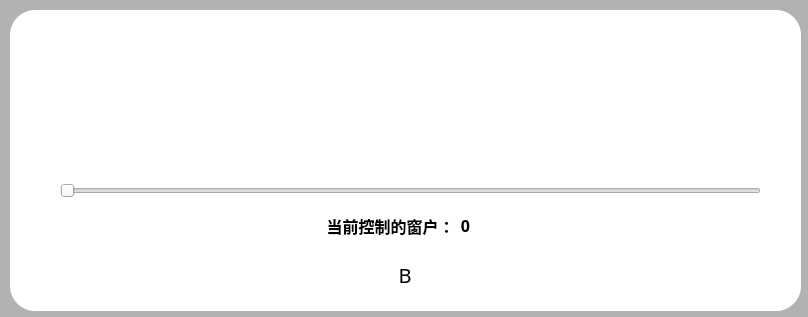
<?xml version="1.0" encoding="UTF-8"?>
<ui version="4.0">
 <class>WindowBox</class>
 <widget class="QDialog" name="WindowBox">
  <property name="geometry">
   <rect>
    <x>0</x>
    <y>0</y>
    <width>808</width>
    <height>317</height>
   </rect>
  </property>
  <property name="windowTitle">
   <string>Dialog</string>
  </property>
  <property name="styleSheet">
   <string notr="true">QDialog#WindowBox{
background-color:rgb(178,178,178,255);
	border:none;
	border-radius:25px;
}</string>
  </property>
  <widget class="QGroupBox" name="Bottom">
   <property name="geometry">
    <rect>
     <x>10</x>
     <y>10</y>
     <width>791</width>
     <height>301</height>
    </rect>
   </property>
   <property name="styleSheet">
    <string notr="true">QGroupBox#Bottom{
background-color:white;
border-radius:25px;
}</string>
   </property>
   <property name="title">
    <string/>
   </property>
   <widget class="QLabel" name="CurrentText">
    <property name="geometry">
     <rect>
      <x>440</x>
      <y>205</y>
      <width>31</width>
      <height>21</height>
     </rect>
    </property>
    <property name="font">
     <font>
      <family>Adobe 黑体 Std R</family>
      <pointsize>12</pointsize>
      <weight>75</weight>
      <bold>true</bold>
     </font>
    </property>
    <property name="text">
     <string>0</string>
    </property>
    <property name="alignment">
     <set>Qt::AlignCenter</set>
    </property>
   </widget>
   <widget class="QPushButton" name="Stop">
    <property name="geometry">
     <rect>
      <x>330</x>
      <y>30</y>
      <width>121</width>
      <height>121</height>
     </rect>
    </property>
    <property name="styleSheet">
     <string notr="true">
border-radius:8px;
background:#FFFFFF;</string>
    </property>
    <property name="text">
     <string/>
    </property>
    <property name="icon">
     <iconset resource="../other/main.qrc">
      <normaloff>:/new/Curtains/Curtains/Stop_OFF.png</normaloff>
      <normalon>:/new/Curtains/Curtains/Stop_ON.png</normalon>:/new/Curtains/Curtains/Stop_OFF.png</iconset>
    </property>
    <property name="iconSize">
     <size>
      <width>80</width>
      <height>80</height>
     </size>
    </property>
   </widget>
   <widget class="QLabel" name="label">
    <property name="geometry">
     <rect>
      <x>310</x>
      <y>205</y>
      <width>141</width>
      <height>21</height>
     </rect>
    </property>
    <property name="font">
     <font>
      <family>Adobe 黑体 Std R</family>
      <pointsize>12</pointsize>
      <weight>75</weight>
      <bold>true</bold>
     </font>
    </property>
    <property name="text">
     <string>当前控制的窗户：</string>
    </property>
    <property name="alignment">
     <set>Qt::AlignCenter</set>
    </property>
   </widget>
   <widget class="QPushButton" name="Close">
    <property name="geometry">
     <rect>
      <x>610</x>
      <y>30</y>
      <width>121</width>
      <height>121</height>
     </rect>
    </property>
    <property name="styleSheet">
     <string notr="true">
border-radius:8px;
background:#FFFFFF;</string>
    </property>
    <property name="text">
     <string/>
    </property>
    <property name="icon">
     <iconset resource="../other/main.qrc">
      <normaloff>:/new/Window/Window/Close.png</normaloff>
      <normalon>:/new/Window/Window/Close_White.png</normalon>:/new/Window/Window/Close.png</iconset>
    </property>
    <property name="iconSize">
     <size>
      <width>80</width>
      <height>80</height>
     </size>
    </property>
   </widget>
   <widget class="QPushButton" name="Open">
    <property name="geometry">
     <rect>
      <x>50</x>
      <y>30</y>
      <width>121</width>
      <height>121</height>
     </rect>
    </property>
    <property name="styleSheet">
     <string notr="true">
border-radius:8px;
background:#FFFFFF;</string>
    </property>
    <property name="text">
     <string/>
    </property>
    <property name="icon">
     <iconset resource="../other/main.qrc">
      <normaloff>:/new/Window/Window/Close.png</normaloff>
      <normalon>:/new/Window/Window/Close_White.png</normalon>:/new/Window/Window/Close.png</iconset>
    </property>
    <property name="iconSize">
     <size>
      <width>80</width>
      <height>80</height>
     </size>
    </property>
   </widget>
   <widget class="QSlider" name="Device_Slider">
    <property name="geometry">
     <rect>
      <x>50</x>
      <y>170</y>
      <width>701</width>
      <height>21</height>
     </rect>
    </property>
    <property name="maximum">
     <number>2</number>
    </property>
    <property name="orientation">
     <enum>Qt::Horizontal</enum>
    </property>
   </widget>
   <widget class="QPushButton" name="Back">
    <property name="geometry">
     <rect>
      <x>370</x>
      <y>240</y>
      <width>50</width>
      <height>50</height>
     </rect>
    </property>
    <property name="font">
     <font>
      <family>Adobe 黑体 Std R</family>
      <pointsize>15</pointsize>
     </font>
    </property>
    <property name="styleSheet">
     <string notr="true">max-width:50px;
 max-height:50px;
 min-width:50px;
 min-height:50px;
border-radius:25px;
background-color: white;
 border-style: solid;</string>
    </property>
    <property name="text">
     <string>B</string>
    </property>
    <property name="iconSize">
     <size>
      <width>70</width>
      <height>70</height>
     </size>
    </property>
   </widget>
  </widget>
 </widget>
 <resources>
  <include location="../other/main.qrc"/>
 </resources>
 <connections/>
</ui>
